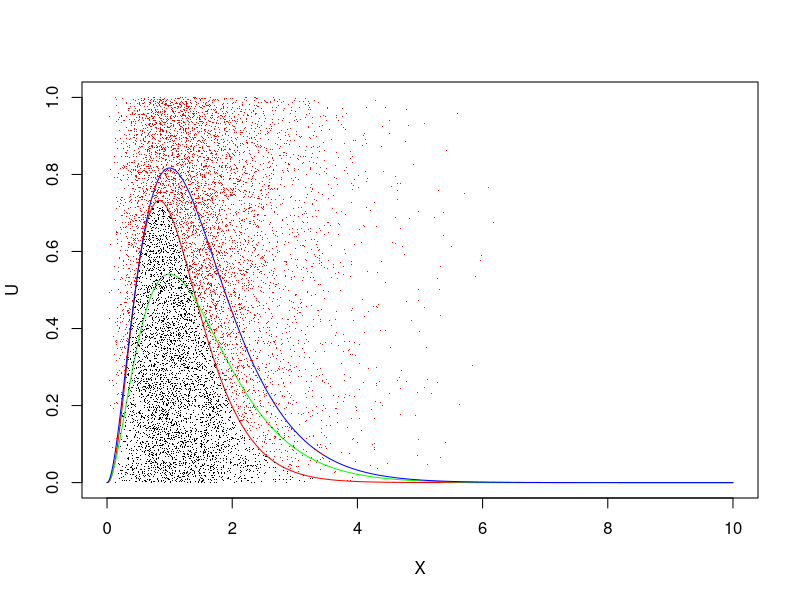

Recreate this plot in R.
#Q1
lambd=1
k=5
set.seed(19)
#generate Uniform samples between 0,1
uniform=runif(2000, min=0, max=1)
#transform function from uniform to exponential
x=-log(1-uniform)/lambd

#Q2. sum of 5 samples 
gamma=replicate(2000,sum(-log(1-(runif(k, min=0, max=1)))/lambd))

#Q3.
Qk=3
QLambd=2
Pk=3.5
PLambd=3

point=function(k,lambd,x)
{
  m <- (1/gamma(k)) * (x^(k-1)) * ((lambd^k)) * (exp((-lambd*x)))
}

#generate points on the x axis between 0,10
t=seq(0.0001,10,by=0.0001)
q=point(Qk,QLambd,t)
p=point(Pk,PLambd,t)
m=max(p/q)
m
mq=m*q
plot(t,p,type="l",col="red",ylim = c(0,1), xlim=c(0,10),ylab="U",xlab = "X")
lines(t,q,col="green")
lines(t,mq,col="blue")
samples=c()
count=0
req=4000
for (i in 1:length(mq)) {
  x=rgamma(1,3,2)
  p=point(Pk,PLambd,x)
  q=point(Qk,QLambd,x)
  ui=runif(1,0,1)
  if(ui>p) {
    points(x,ui,type="p",pch=".",col="red")
    next
  }
  count=count+1
  samples=append(samples,x)
  points(x,ui,type="p",pch=".")
  if(count==req) break
}
length(samples)
